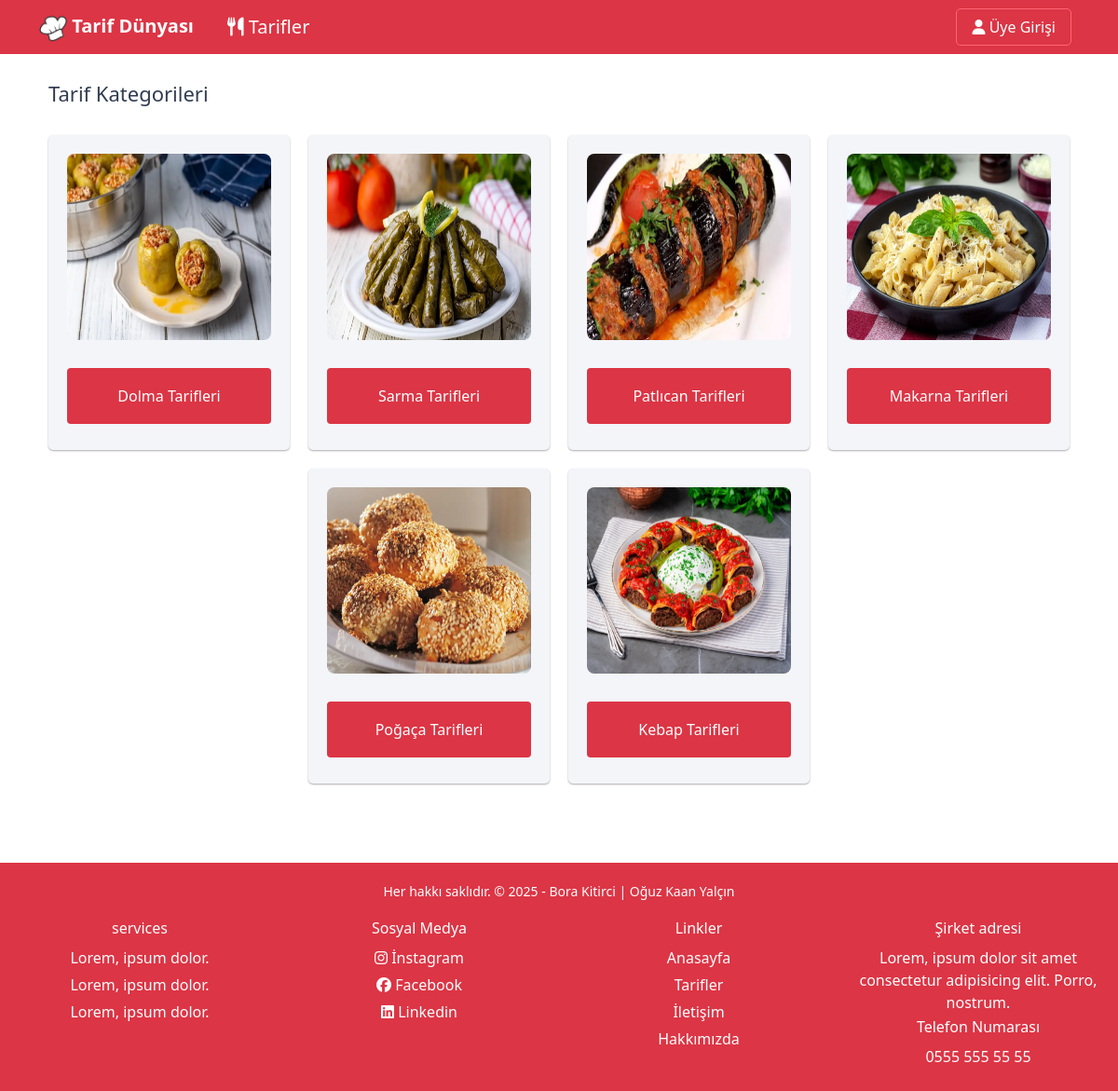
The page /category on the database its author committed.
### foodMain/models.py (models this page shows, shortened)
class Categories(models.Model):
    name = models.CharField(max_length=40)
    slug = models.SlugField(default="", null=False, unique=True, db_index=True, max_length=50)
    image_url = models.CharField(default="", max_length=50)

### pages/views.py (the view)
# urls.py: path("category", views.category)
def category(request):
    recipe = Food.objects.all().order_by("-date")
    kategoriler = Categories.objects.all()
    paginator = Paginator(kategoriler, 10)
    category = request.GET.get('category', 1)
    category_obj = paginator.page(category)
    return render(request, "foods/category.html", {
        "category_obj": category_obj,
        "recipe": recipe
    })

### foodMain/Templates/foods/category.html (shortened to what this page needs)
{% extends "layout.html" %}
{% load static %}
{% block content %}
<div class="container">
    <div class="row justify-content-center">
       <div class="index_container">
            <div class="container2">
              <div class="section-titles">Tarif Kategorileri</div>
              <div class="card2-group">
            {% for rc in category_obj.object_list %}
            {% include "foods/partials/_categories.html" %}
            {% endfor %}
          </div>
        </div>
        </div>
</div>
</div>
{% endblock content %}
{% block footer %}
{% include "foods/partials/_footer.html" %}
{% endblock footer %}

### Templates/layout.html (shortened to what this page needs)
{% load static %}
<!DOCTYPE html>
<html lang="en">
<head>
    <link rel="stylesheet" href="{% static 'main.css' %}">
    <link rel="stylesheet" href="https://cdnjs.cloudflare.com/ajax/libs/bootstrap/5.3.3/css/bootstrap.min.css">
    <link rel="stylesheet" href="https://cdnjs.cloudflare.com/ajax/libs/font-awesome/6.5.2/css/all.min.css">
</head>
{% include "pages/loading.html" %}
<body>
    <div class="fixer">
    <nav class="navbar navbar-expand-lg bg-danger navbar-dark">
        <div class="container">
            <a href="/" class="navbar-brand"><img src="{% static "foods/images/icon.ico" %}" style="height: 30px;"> Tarif Dünyası</a>
            <div class="collapse navbar-collapse" id="navbarNav">
                <ul class="navbar-nav me-auto">
                    <li class="nav-item">
                        <a href="/category" class="nav-linkk" style="font-size: 20px;"><i class="fas fa-utensils"></i> Tarifler</a>
                    </li>
                </ul>
            </div>
            <ul class="navbar-navv">
                <li class="nav-item">
                    <a href="#" class="nav-linkk login-btn"><i class="fa-solid fa-user"></i> Üye Girişi</a>
                </li>
            </ul>
        </div>
    </nav>
</div>
        {% block content %}
        {% endblock content %}
    {% block footer %}
    {% endblock footer %}
</body>
</html>

### pages/Templates/pages/loading.html (shortened to what this page needs)
<!DOCTYPE html>
<html lang="en">
<head>
</head>
<body>
</body>
</html>

### foodMain/Templates/foods/partials/_categories.html
{% load static %}
      <div class="card3">
        <a href="{% url 'tarif_by_category' rc.slug %}">
        <img src="{% static 'foods/images/'|add:rc.image_url %}" alt="{{ rc.title }}">
        <h4 class="title3">{{ rc.name|title }}</h4>
        </a>
        </div>

### foodMain/Templates/foods/partials/_footer.html
<footer>
<div class="footer_ft">
    <div class="heading_ft">
      Her hakkı saklıdır. © 2025 - Bora Kitirci | Oğuz Kaan Yalçın
    </div>
    <div class ="content_ft">
        <div class="services_ft">
          <h4>services</h4>
          <p> <a href="#">Lorem, ipsum dolor.</a> </p>
          <p> <a href="#">Lorem, ipsum dolor.</a> </p>
          <p> <a href="#">Lorem, ipsum dolor.</a> </p>
        </div>
      <div class="social-media_ft">
        <h4>Sosyal Medya</h4>
        <p>
          <a href="#"><i class="fab fa-instagram"></i> İnstagram</a>
        </p>
        <p>
          <a href="#"><i class="fab fa-facebook"></i> Facebook</a>
        </p>
        <p>
          <a href="#"><i class="fab fa-linkedin"></i> Linkedin</a>
        </p>
      </div>
      <div class="link-yonlendir_ft">
        <h4>Linkler</h4>
        <p><a href="#">Anasayfa</a></p>
        <p><a href="#">Tarifler</a></p>
        <p><a href="#">İletişim</a></p>
        <p><a href="#">Hakkımızda</a></p>
      </div>
      <div class="details_ft">
        <h4 class="adres">Şirket adresi</h4>
        <p> Lorem, ipsum dolor sit amet consectetur adipisicing elit. Porro, nostrum.
        </p>
        <h4 class="mobile_ft">Telefon Numarası</h4>
        <p><a href="#">0555 555 55 55</a></p>
      </div>
    </div>
  </div>
</footer>

### pages/static/main.css (style rules this page uses)
body { font-family: 'Segoe UI', Tahoma, Geneva, Verdana, sans-serif; margin: 0; padding: 0; }
.navbar-brand { color: #fff; font-size: 1.5rem; font-weight: bold; }
.navbar-navv { display: flex; margin: 5px; justify-content: space-between; align-items: center; }
.nav-item { list-style-type: none; margin: 3px; }
.nav-linkk { background-color: transparent; color: #fff; padding: 0.5rem 1rem; border: 1px solid transparent; border-radius: 5px; text-decoration: none; transition: background-color 0.5s ease, border-color 0.7s ease; }
.login-btn, .register-btn { border: 1px solid rgb(255, 102, 118); color: #fff; padding: 0.5rem 1rem; border-radius: 5px; margin-left: -20px; text-decoration: none; transition: background-color 1s ease, border-color 1s ease; }
@media (min-width: 1200px) { .card2-group { display: flex; justify-content: center; flex-wrap: wrap; } }
.fixer { position: fixed; z-index: 2; width: 100%; }
@media (min-width: 1200px) { .index_container { width: 35%; position: relative; top: 75px; } }
.footer_ft { background-color: #dc3545; color: #fefefe; padding: 20px 0; text-align: center; margin-top: 150px; }
.footer_ft .heading_ft { margin-bottom: 20px; font-size: 14px; }
.footer_ft .content_ft { display: flex; flex-wrap: wrap; justify-content: center; }
.footer_ft .content_ft>div { flex: 1; margin: 0 10px; }
.footer_ft .content_ft h4 { color: #fff; margin-bottom: 10px; font-size: 16px; }
.footer_ft .content_ft p { margin: 5px 0; }
.footer_ft .content_ft a { color: #fefefe; text-decoration: none; }
.card3 { background-color: #f3f5f9; box-shadow: 0 1px 2px 0 rgba(147, 143, 143, 0.74); border-radius: 5px; padding: 20px; text-align: center; display: flex; flex-wrap: wrap; justify-content: center; gap: 20px; margin: 10px; width: calc(25% - 20px); transition: all 0.7s ease; }
.card3 img { max-width: 100%; height: 200px; border-radius: 8px; }
.title3 { display: block; background-color: #dc3545; width: 100%; height: 60px; line-height: 60px; border-radius: 4px; color: #fff; font-size: 16px; font-weight: 500; margin-top: 30px; }
.card3 a { text-decoration: none; color: inherit; }
@media only screen and (min-width: 1025px) { .section-titles { font-size: 22px; color: #313d51; line-height: 50px; margin-bottom: 10px; position: relative; left: 10px; } }

### rows shown on the page
Categories: image_url (picture), name "Dolma Tarifleri"
Categories: image_url (picture), name "Sarma Tarifleri"
Categories: image_url (picture), name "Patlıcan Tarifleri"
Categories: image_url (picture), name "Makarna Tarifleri"
Categories: image_url (picture), name "Poğaça Tarifleri"
Categories: image_url (picture), name "Kebap Tarifleri"
